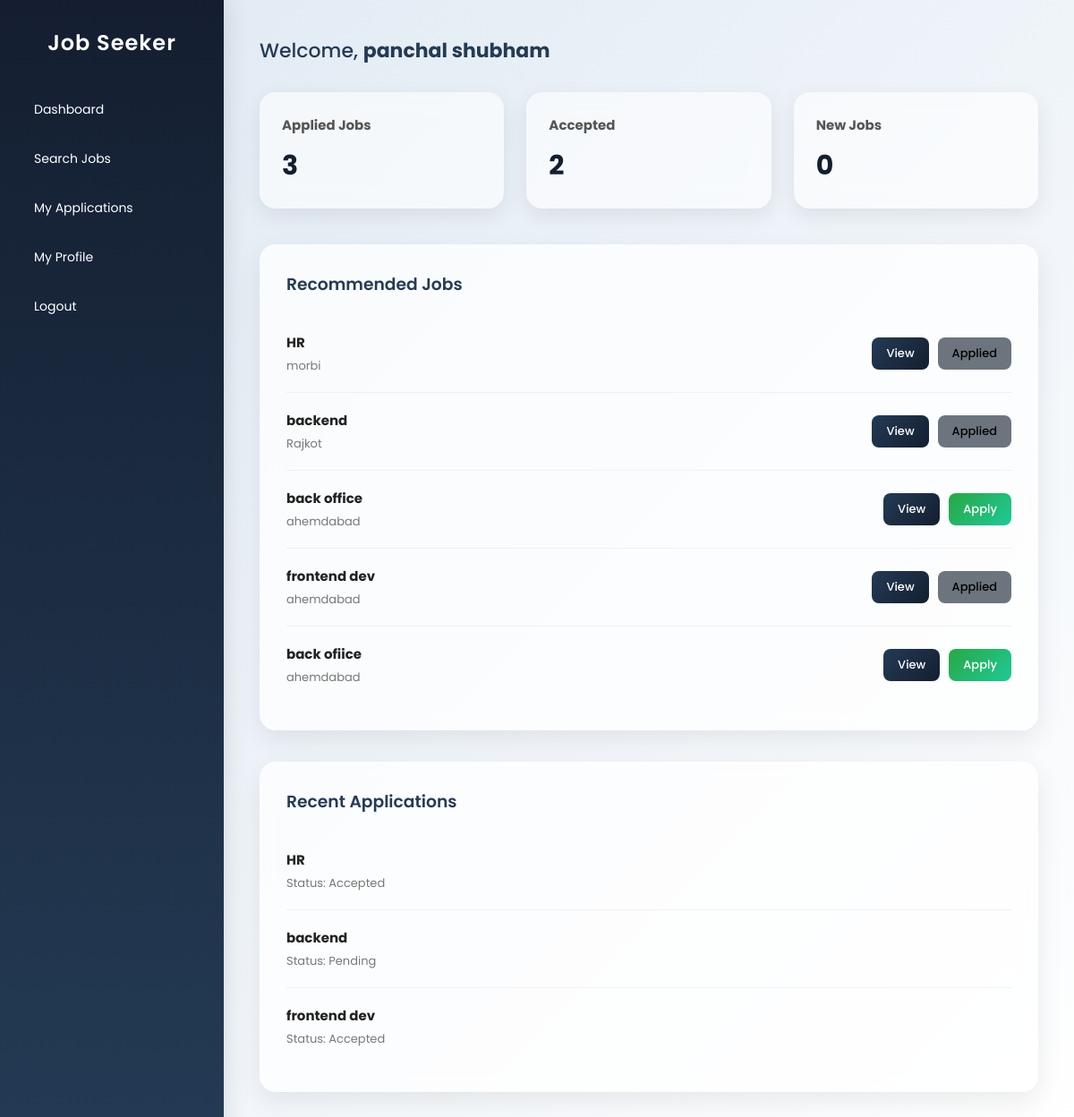
The page /dashboard_jobseeker/ (signed in) on the database as committed earlier.
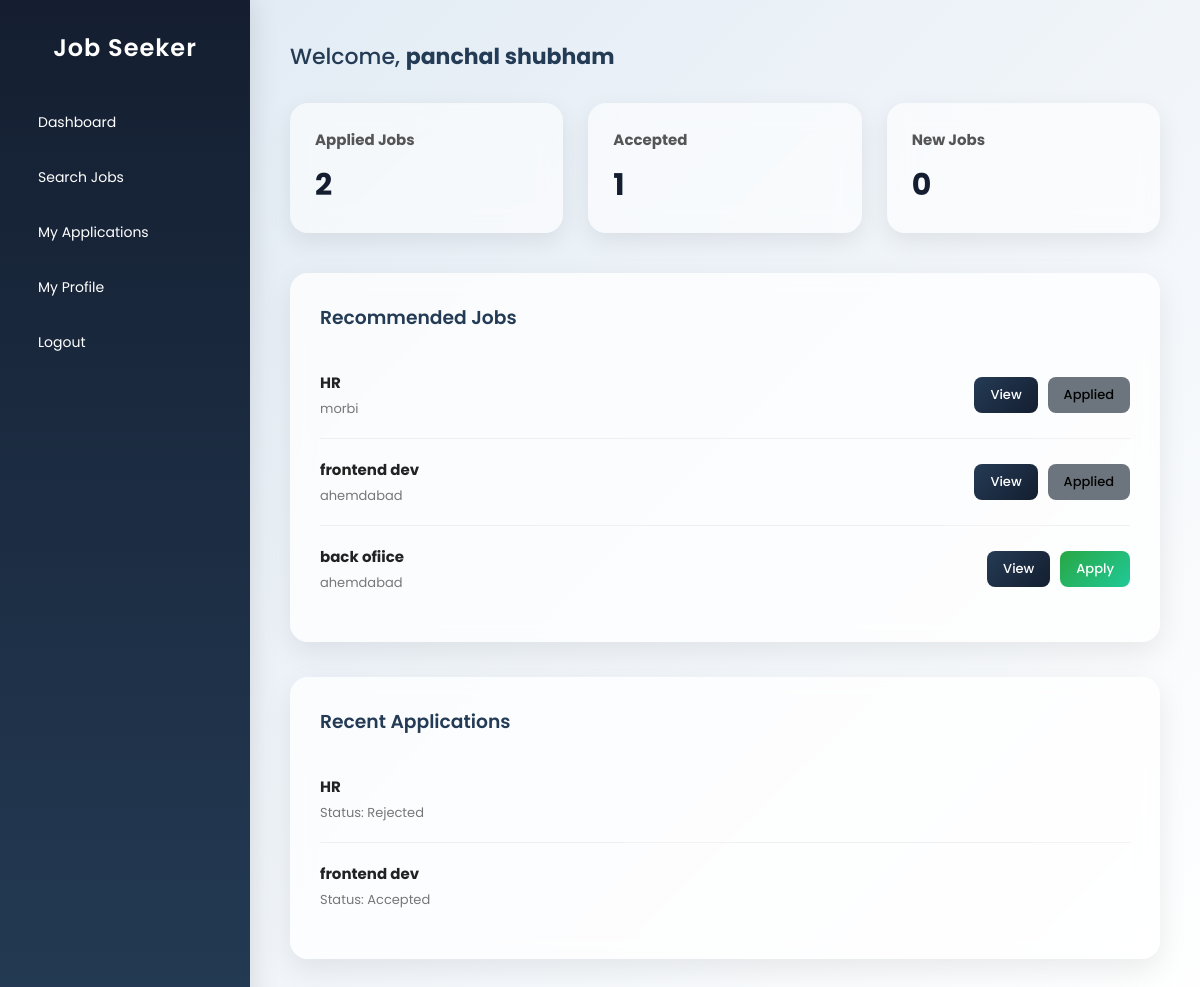
The same page on the database as committed later.
### myapp/models.py (models this page shows, shortened)
class Job(models.Model):
    provider = models.ForeignKey(
        User,
        on_delete=models.CASCADE,
        related_name="posted_jobs"
    )
    title = models.CharField(max_length=200)
    description = models.TextField()
    location = models.CharField(max_length=100)
    salary = models.IntegerField(blank=True, null=True)
    job_type = models.CharField(
        max_length=50,
        choices=[
            ("Full Time", "Full Time"),
            ("Part Time", "Part Time"),
            ("Internship", "Internship"),
            ("Remote", "Remote")
        ],
        default="Full Time"
    )
    created_at = models.DateTimeField(auto_now_add=True)
    applicants = models.IntegerField(default=0)
    class Meta:
        ordering = ["-created_at"]

class Application(models.Model):
    STATUS_CHOICES = [
        ("Pending", "Pending"),
        ("Accepted", "Accepted"),
        ("Rejected", "Rejected"),
    ]
    job = models.ForeignKey(
        Job,
        on_delete=models.CASCADE,
        related_name="applications"
    )
    seeker = models.ForeignKey(
        User,
        on_delete=models.CASCADE,
        related_name="job_applications"
    )
    applied_at = models.DateTimeField(auto_now_add=True)
    status = models.CharField(
        max_length=20,
        choices=STATUS_CHOICES,
        default="Pending"
    )
    class Meta:
        unique_together = ("job", "seeker")
        ordering = ["-applied_at"]

### myapp/views.py (the view)
@login_required(login_url='login_jobseeker')
def dashboard_jobseeker(request):
    recommended_jobs = Job.objects.all().order_by('-created_at')[:10]
    applications = Application.objects.filter(seeker=request.user)
    applied_jobs = applications.values_list('job_id', flat=True)
    total_applications = applications.count()
    shortlisted_count = applications.filter(status="Accepted").count()
    from django.utils import timezone
    from datetime import timedelta
    week_ago = timezone.now() - timedelta(days=7)
    new_jobs_count = Job.objects.filter(created_at__gte=week_ago).count()
    recent_applications = applications.order_by('-applied_at')[:5]
    context = {
        "recommended_jobs": recommended_jobs,
        "applied_jobs": applied_jobs,
        "recent_applications": recent_applications,
        "total_applications": total_applications,
        "shortlisted_count": shortlisted_count,
        "new_jobs_count": new_jobs_count,
    }
    return render(request, "dashboard_jobseeker.html", context)

### templates/dashboard_jobseeker.html (shortened to what this page needs)
<!DOCTYPE html>
<html lang="en">
<head>
</head>
<body>
<div class="sidebar">
    <h2>Job Seeker</h2>
    <a href="{% url 'dashboard_jobseeker' %}">Dashboard</a>
    <a href="{% url 'jobseeker_search' %}">Search Jobs</a>
    <a href="{% url 'jobseeker_applications' %}">My Applications</a>
    <a href="{% url 'jobseeker_profile' %}">My Profile</a>
    <a href="{% url 'logout' %}">Logout</a>
</div>
<div class="main-content">
    <div class="welcome">
        Welcome, <strong>{{ user.first_name|default:user.username }}</strong>
    </div>
    <div class="cards">
        <div class="card">
            <h3>Applied Jobs</h3>
            <p>{{ total_applications|default:"0" }}</p>
        </div>
        <div class="card">
            <h3>Accepted</h3>
            <p>{{ shortlisted_count|default:"0" }}</p>
        </div>
        <div class="card">
            <h3>New Jobs</h3>
            <p>{{ new_jobs_count|default:"0" }}</p>
        </div>
    </div>
    <div class="section">
        <h3>Recommended Jobs</h3>
        {% for job in recommended_jobs %}
            <div class="job">
                <div>
                    <strong>{{ job.title }}</strong><br>
                    <span>{{ job.location }}</span>
                </div>
                <div class="job-actions">
                    <a href="{% url 'job_detail' job.id %}">
                        <button class="view-btn">View</button>
                    </a>
                    {% if job.id in applied_jobs %}
                        <button class="applied-btn">Applied</button>
                    {% else %}
                        <form method="POST" action="{% url 'apply_job' job.id %}">
                            <button class="apply-btn">Apply</button>
                        </form>
                    {% endif %}
                </div>
            </div>
        {% empty %}
            <p>No recommendations available.</p>
        {% endfor %}
    </div>
    <div class="section">
        <h3>Recent Applications</h3>
        {% for app in recent_applications %}
            <div class="job">
                <div>
                    <strong>{{ app.job.title }}</strong><br>
                    <span>Status: {{ app.status }}</span>
                </div>
            </div>
        {% empty %}
            <p>No applications yet.</p>
        {% endfor %}
    </div>
</div>
</body>
</html>

Rows that differ between the two databases and show on the page:
removed Job: title "backend", location "Rajkot", shows "Applied"
removed Job: title "back office", location "ahemdabad", shows "Apply"
removed Application: job "backend", status "Pending"
changed Application "HR": status "Accepted" → "Rejected"
Other text that changed with them:
{{ total_applications|default:"0" }}: "3" → "2"
{{ shortlisted_count|default:"0" }}: "2" → "1"
